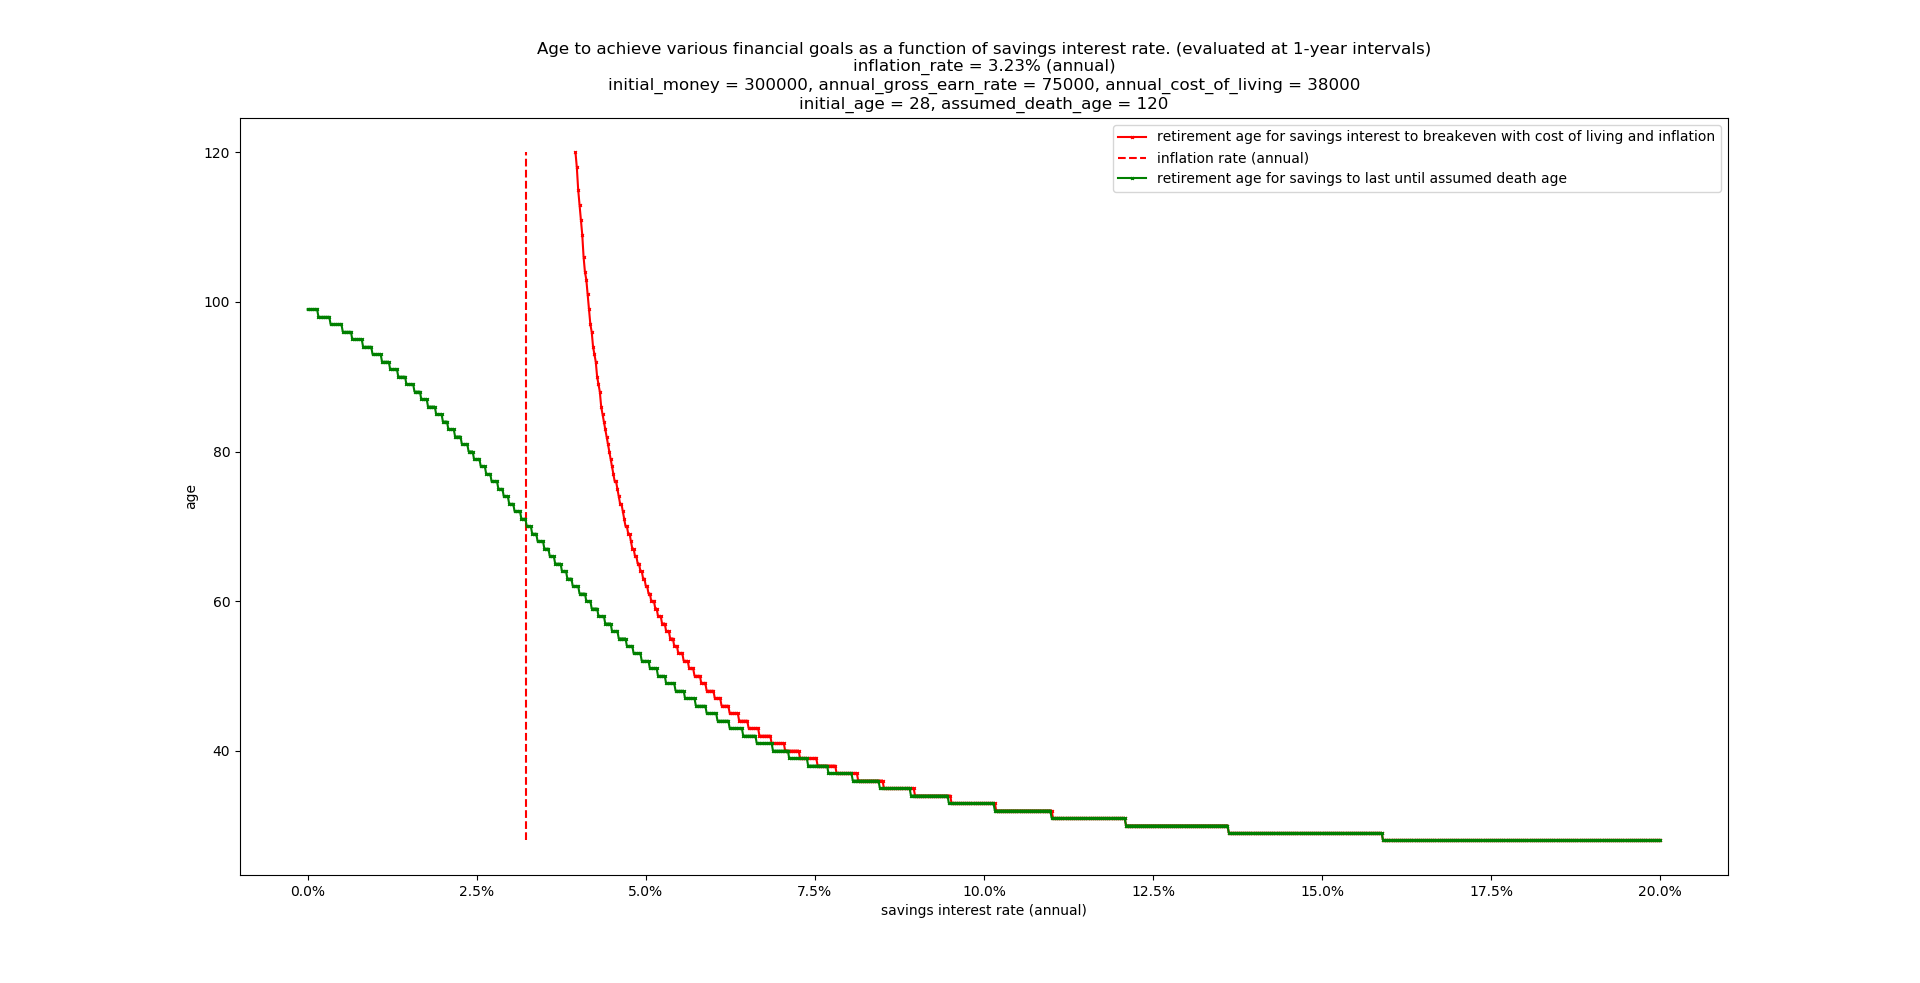

Generate this figure with Python:
# program parameters
# interest_rate = 1.05  # earned on savings
inflation_rate = 1.0323
annual_cost_of_living = 38000  # at time of initial design, and sustained *times inflation rates*
annual_gross_earn_rate = 75000 # while working, and sustained *times inflation rates*
initial_money = 300000
initial_age = 28
assumed_death_age = 120


# static data and functions
import math
import matplotlib
import pprint
import numpy as np
from matplotlib import pyplot as plt

data_interest_rate_meta = []
for interest_rate in np.linspace(1.00001, 1.2, 1001):
    print(f'processing {interest_rate}')
    data_interest_rate_meta.append([])
    data_interest_rate_meta[-1].append(interest_rate - 1)  # 0

    program_descriptor = f'''interest_rate = {interest_rate}, inflation_rate = {inflation_rate}
    initial_money = {initial_money}, annual_gross_earn_rate = {annual_gross_earn_rate}, annual_cost_of_living = {annual_cost_of_living}
    initial_age = {initial_age}, assumed_death_age = {assumed_death_age}'''

    possible_to_breakeven_with_inflation = bool(interest_rate > inflation_rate)


    def calc_x_inflation(x_n, n, earning=False):
        # x_n+1 = x_n * 1.01 - 70000*1.03^n
        # x(n+1) = x(n) * 1.01 - 70000*1.03^n
        # x_np1 = x_n * interest_rate - annual_cost_of_living*math.pow(inflation_rate, n)
        x_np1 = x_n * interest_rate + ((annual_gross_earn_rate if earning else 0.0) - annual_cost_of_living) * (math.pow(inflation_rate, n))
        return x_np1


    def calc_instantaneous_cost_of_living(n):
        x = annual_cost_of_living * math.pow(inflation_rate, n)
        return x


    def calc_instantaneous_breakeven(n):
        x = calc_instantaneous_cost_of_living(n) / (interest_rate - 1)
        return x


    def calc_breakeven_with_inflation(n):
        '''have 1.45e8
        cost of living 3.28e6
        breakeven 8.17e7
        age 149
        retired at 118
        interest 0.04
        inflation 0.0323

        earned with interest = 0.04 * 1.45e8 = 5.8e6
        spent = 3.28e6
        net earn = 5.8e6 - 3.28e6 = 2.52e6
        amount net earn to offset inflation = 0.0323 * 1.45e8 = 4.6835e6
        want: earned with interest = spent + amount net earn to offset inflation
        x * (interest_rate - 1) = calc_instantaneous_cost_of_living + x * (inflation_rate - 1)
        => x * (interest_rate - inflation_rate) = calc_instantaneous_cost_of_living
        => x = calc_instantaneous_cost_of_living / (interest_rate - inflation_rate)'''
        x = calc_instantaneous_cost_of_living(n) / (interest_rate - inflation_rate)
        return x


    # simulation
    data_summary = []
    data_runs = []
    data_runs_descriptor = []
    data_runs_end_conditions = []
    for retirement_age in range(initial_age, assumed_death_age + 1):
        n = 0  # years passed since initial_age. Used to calculate inflation adjusted values
        x = initial_money  # money at each timestep
        data_runs.append([])
        data_runs[-1].append([])
        data_runs[-1][-1].append(n + initial_age)      # 0
        data_runs[-1][-1].append(x)                    # 1
        data_runs_descriptor.append('retirement_age = ' + str(retirement_age))

        # earn money until retirement
        while n + initial_age < retirement_age and (x < calc_breakeven_with_inflation(n) if possible_to_breakeven_with_inflation else True):
            x = calc_x_inflation(x, n, earning=True)
            n += 1
            data_runs[-1].append([])
            data_runs[-1][-1].append(n + initial_age)  # 0
            data_runs[-1][-1].append(x)                # 1

        # retire, and calculate age that we run out of money
        # but don't calculate forever if we exceed breakeven
        while x > 0 and (x < calc_breakeven_with_inflation(n) if possible_to_breakeven_with_inflation else True) and n < 300:
            x = calc_x_inflation(x, n)
            n += 1
            data_runs[-1].append([])
            data_runs[-1][-1].append(n + initial_age)  # 0
            data_runs[-1][-1].append(x)                # 1

        # calculate end of run condition
        age_end_of_run = n + initial_age
        data_runs_end_conditions.append([])
        data_runs_end_conditions[-1].append(age_end_of_run)  # 0
        if not possible_to_breakeven_with_inflation or x < calc_breakeven_with_inflation(n):
            age_run_out_of_money = age_end_of_run
            years_survive_after_retiring = age_run_out_of_money - retirement_age
            data_runs_end_conditions[-1].append(False)       # 1, did you breakeven_with_inflation?

            if age_end_of_run >= assumed_death_age:
                data_runs_end_conditions[-1].append(True)    # 2, did you survive to assumed_death_age?
            else:
                data_runs_end_conditions[-1].append(False)   # 2
        else:
            age_run_out_of_money = float('inf')
            years_survive_after_retiring = float('inf')
            data_runs_end_conditions[-1].append(True)        # 1
            data_runs_end_conditions[-1].append(True)        # 2

        data_summary.append([])
        data_summary[-1].append(retirement_age)                 # 0
        data_summary[-1].append(age_run_out_of_money)           # 1
        data_summary[-1].append(years_survive_after_retiring)   # 2


    # stats about runs
    max_age_across_runs = 0
    max_money_across_runs = 0
    for i_run, run in enumerate(data_runs):
        for point in run:
            max_age_across_runs = max(max_age_across_runs, point[0])
            max_money_across_runs = max(max_money_across_runs, point[1])

    achieved_breakeven_with_inflation = False
    age_breakeven_with_inflation = None
    money_at_breakeven_with_inflation = None
    for i_run, end_conditions in enumerate(data_runs_end_conditions):
        if end_conditions[1]:
            achieved_breakeven_with_inflation = True
            age_breakeven_with_inflation = end_conditions[0]
            money_at_breakeven_with_inflation = data_runs[i_run][-1][1]
            # print(f'Achieve breakeven with inflation at age {age_breakeven_with_inflation}')
            break
    else:
        # print('Never achieve breakeven with inflation')
        pass

    retirement_age_for_survival_to_assumed_death_age = None
    for i_run, end_conditions in enumerate(data_runs_end_conditions):
        if end_conditions[2]:
            retirement_age_for_survival_to_assumed_death_age = data_summary[i_run][0]
            # print(f'Retirement at age {retirement_age_for_survival_to_assumed_death_age} enables survival until assumed_death_age')
            break
    else:
        raise AttributeError('shouldn\'t be possible to get to this statement')

    if not possible_to_breakeven_with_inflation:
        data_interest_rate_meta[-1].append(float('inf'))                                   # 1
    else:
        data_interest_rate_meta[-1].append(age_breakeven_with_inflation or float('inf'))   # 1
    data_interest_rate_meta[-1].append(retirement_age_for_survival_to_assumed_death_age)   # 2


    # stats agnostic to which data run it is
    data_run_stats = []
    for n in range(max_age_across_runs - initial_age + 1):
        data_run_stats.append([n + initial_age])                          # 0
        data_run_stats[-1].append(calc_instantaneous_breakeven(n))        # 1
        data_run_stats[-1].append(calc_instantaneous_cost_of_living(n))   # 2
        data_run_stats[-1].append(calc_breakeven_with_inflation(n))       # 3


    # zipping
    zd_summary = list(zip(*data_summary))
    zd_runs = [list(zip(*data_runs_entry)) for data_runs_entry in data_runs]
    zd_run_stats = list(zip(*data_run_stats))


    # # plots
    # plt.figure()
    # plt.plot(zd_summary[0], zd_summary[1], c='green', marker='x', markersize=2)
    # plt.xlabel('age of retirement')
    # plt.ylabel('age of running out of money')
    # plt.title(program_descriptor)


    # plt.figure()
    # plt.plot(zd_summary[0], zd_summary[2], c='blue', marker='x', markersize=2)
    # plt.xlabel('age of retirement')
    # plt.ylabel('years survive after retiring')
    # plt.title(program_descriptor)


    # colors = ['red', 'green', 'blue', 'orange', 'yellow', 'black', 'brown', 'gray', 'cyan', 'magenta']
    # plt.figure()
    # for i_plot, i_data_runs_index in enumerate(range(0, len(data_runs), 1)):
    #     plt.plot(zd_runs[i_data_runs_index][0], zd_runs[i_data_runs_index][1], c=colors[i_plot%len(colors)], marker='x', markersize=2, label=data_runs_descriptor[i_data_runs_index])
    # # plt.plot(zd_run_stats[0], zd_run_stats[1], c='#00AAAA', marker='x', markersize=2, label='instantaneous breakeven cash')
    # plt.plot(zd_run_stats[0], zd_run_stats[2], c='#00FF00', marker='x', markersize=2, label='instantaneous cost of living')
    # if possible_to_breakeven_with_inflation:
    #     plt.plot(zd_run_stats[0], zd_run_stats[3], c='#AAAA00', marker='x', markersize=2, label='breakeven with inflation')
    # plt.xlabel('age')
    # plt.ylabel('money')
    # if achieved_breakeven_with_inflation:
    #     plt.xlim(initial_age, age_breakeven_with_inflation)
    #     plt.ylim(0, money_at_breakeven_with_inflation)
    # else:
    #     plt.xlim(initial_age, max_age_across_runs)
    #     plt.ylim(0, max_money_across_runs)
    # plt.legend(loc=1)
    # plt.title(program_descriptor)


zd_interest_rate_meta = list(zip(*data_interest_rate_meta))

program_descriptor = f'''Age to achieve various financial goals as a function of savings interest rate. (evaluated at 1-year intervals)
inflation_rate = {(inflation_rate-1)*100:.3}% (annual)
initial_money = {initial_money}, annual_gross_earn_rate = {annual_gross_earn_rate}, annual_cost_of_living = {annual_cost_of_living}
initial_age = {initial_age}, assumed_death_age = {assumed_death_age}'''
plt.figure()
plt.plot(zd_interest_rate_meta[0], zd_interest_rate_meta[1], c='red', marker='x', markersize=2, label='retirement age for savings interest to breakeven with cost of living and inflation')
plt.plot([inflation_rate - 1, inflation_rate - 1], [initial_age, assumed_death_age], c='red', linestyle='--', label='inflation rate (annual)')
plt.plot(zd_interest_rate_meta[0], zd_interest_rate_meta[2], c='green', marker='x', markersize=2, label='retirement age for savings to last until assumed death age')
plt.gca().xaxis.set_major_formatter(matplotlib.ticker.PercentFormatter(xmax=1.0))
plt.xlabel('savings interest rate (annual)')
plt.ylabel('age')
plt.title(program_descriptor)
plt.legend(loc=1)

plt.show()
